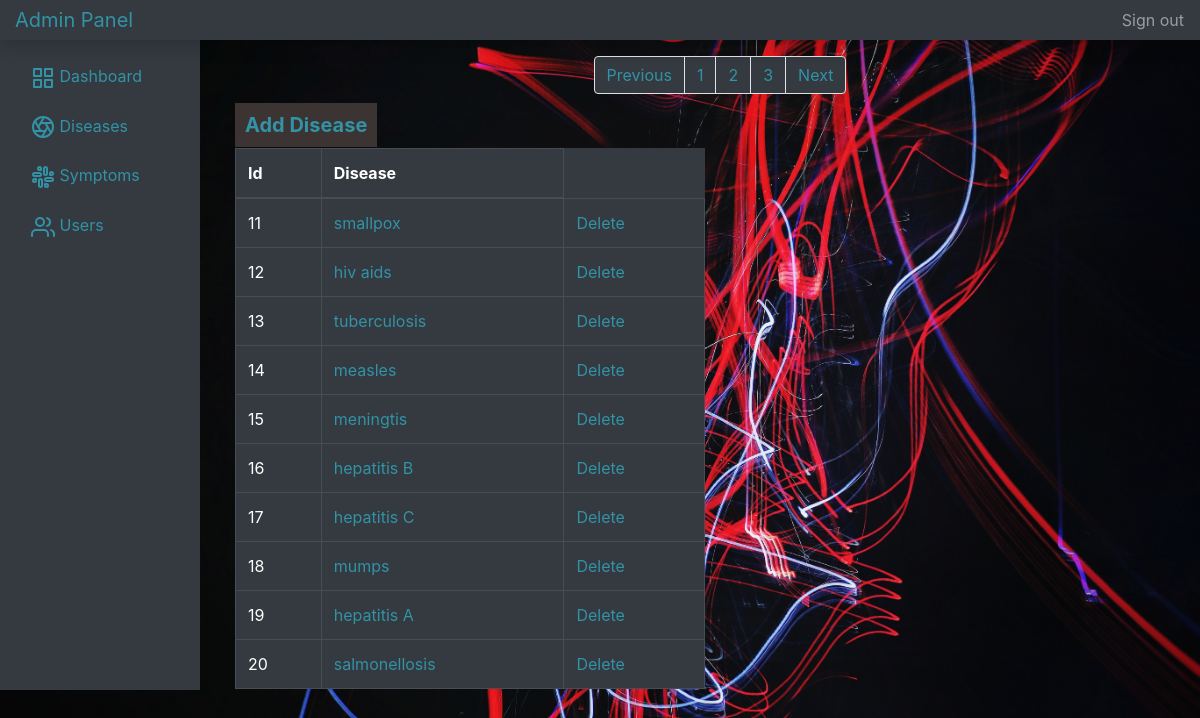
The page /admin/diseases.php?page=2 on the database its author committed.
### tables this page shows
CREATE TABLE `diseases` (
  `dis_id` int(11) NOT NULL,
  `dis_name` varchar(30) NOT NULL,
  `dis_sci_name` varchar(50) NOT NULL
);

### admin/diseases.php (the view, shortened to what this page needs)
<?php include "includes/header.php" ?>
<?php
    $limit = 10;
    $page = isset($_GET['page']) ? $_GET['page'] : 1;
    $start = ($page -1) * $limit;
    $result = $conn->query("SELECT * FROM diseases LIMIT $start, $limit");
    $diseases = $result->fetch_all(MYSQLI_ASSOC);
    $result1 = $conn->query("SELECT count(dis_id) AS id FROM diseases");
    $disCount = $result1->fetch_all(MYSQLI_ASSOC);
    $total = $disCount[0]['id'];
    $pages = ceil($total/$limit);
?>
        <div class="col-md-10" style="margin-left: 220px;">
            <nav class="container mt-3" aria-label="Page navigation example">
                <ul class="pagination justify-content-center">
                    <li class="page-item disable">
                    <a class="page-link bg-dark" href="#" tabindex="-1">Previous</a>
                    </li>
                    <?php for($i = 1; $i<= $pages; $i++): ?>
                    <li class="page-item">
                        <a class="page-link bg-dark" href="diseases.php?page=<?php echo $i; ?>"><?php echo $i; ?></a>
                    </li>
                    <?php endfor; ?>
                    <li class="page-item">
                    <a class="page-link bg-dark" href="#">Next</a>
                    </li>
                </ul>
            </nav>
                <div class="row">
                    <div class="col-md-6">
                    <a href="diseases.php?task=add" class="addDis" style="text-decoration: none;">Add Disease</a>
                        <table class="mt-2 table table-dark table-bordered">
                            <thead>
                                <tr>
                                    <th>Id</th>
                                    <th>Disease</th>
                                </tr>
                            </thead>
                            <tbody>
                                <?php foreach($diseases as $disease): ?>
                                    <tr>
                                        <td>
                                            <?php echo $disease['dis_id']; ?>
                                        </td>
                                        <td>
                                            <a style="text-decoration: none;" href="diseases.php?disease=<?php echo $disease['dis_name']; ?>&disid=<?php echo $disease['dis_id']; ?>">
                                                <?php echo $disease['dis_name']; ?>
                                            </a>
                                        </td>
                                        <td>
                                            <a style="text-decoration: none;" href="diseases.php?delete=<?php echo $disease['dis_id']; ?>">
                                                Delete
                                            </a>
                                        </td>
                                    </tr>
                                <?php endforeach; ?>
                            </tbody>
                        </table>
                    </div>
                    <div class="col-md-6">
                        <div class="container d-flex flex-column justify-content-center">
                        </div>
                    </div>
                </div>
        </div>
<?php include "includes/footer.php" ?>

### admin/css/style.css (style rules this page uses)
body { overflow: auto; background-image: url("../img/admin.jpg"); background-repeat: no-repeat; background-size: cover; }
.addDis { padding: 10px; width: 40px; font-size: 20px; text-decoration: #3292a6; font-weight: bold; background-color: #3b3433; margin-bottom: 100px; color: #3292a6; }

### rows shown on the page
diseases: dis_id "11", dis_name "smallpox"
diseases: dis_id "12", dis_name "hiv aids"
diseases: dis_id "13", dis_name "tuberculosis"
diseases: dis_id "14", dis_name "measles"
diseases: dis_id "15", dis_name "meningtis"
diseases: dis_id "16", dis_name "hepatitis B"
diseases: dis_id "17", dis_name "hepatitis C"
diseases: dis_id "18", dis_name "mumps"
diseases: dis_id "19", dis_name "hepatitis A"
diseases: dis_id "20", dis_name "salmonellosis"
